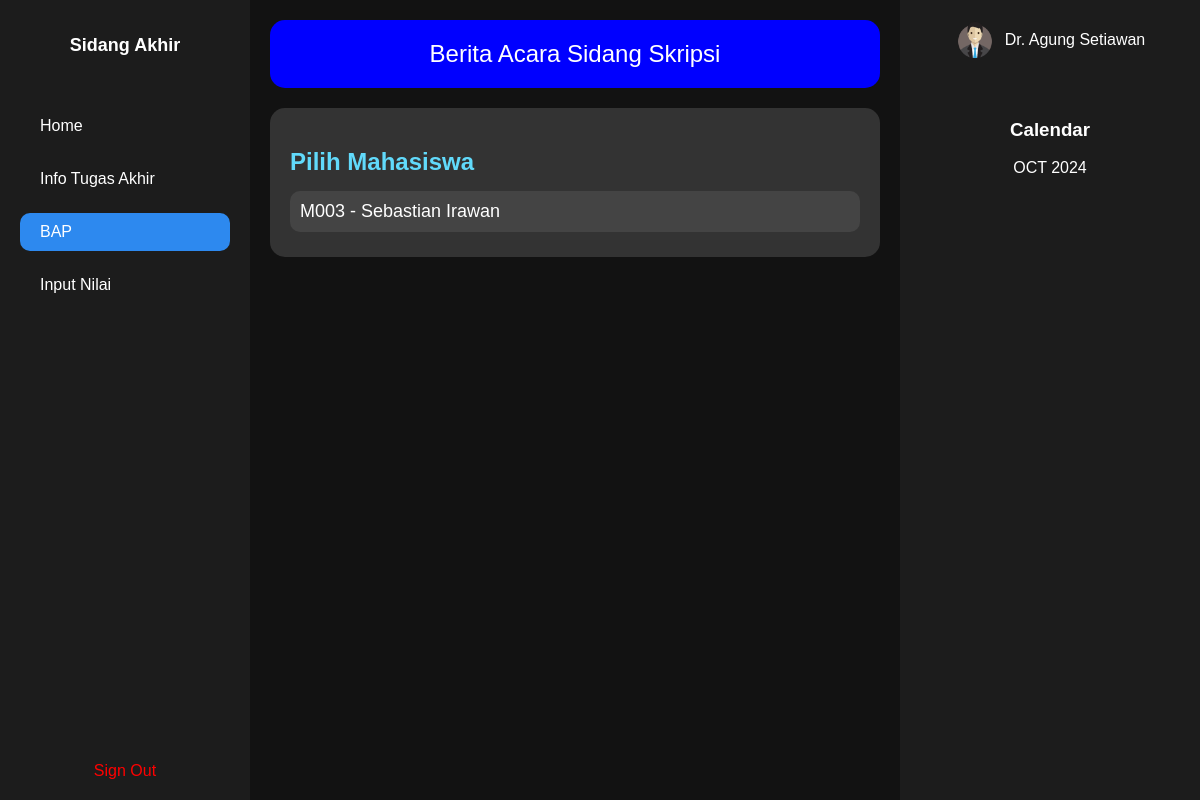
The app's page /penguji/bap (signed in) with its own data.
### tables this page shows
CREATE TABLE Nilai_Koordinator (id_nilai_koordinator INTEGER PRIMARY KEY, nik_koordinator TEXT REFERENCES Koordinator (nik), id_sidang INTEGER REFERENCES Sidang (ID_Sidang), nilai REAL);

CREATE TABLE Mahasiswa (
    npm TEXT PRIMARY KEY,
    nama TEXT NOT NULL,
    jurusan TEXT NOT NULL,
    angkatan INTEGER NOT NULL,
    jenis_ta INTEGER NOT NULL,
    judul_ta TEXT NOT NULL,
    email TEXT NOT NULL,
    password TEXT NOT NULL
);

CREATE TABLE Penguji (
    nik TEXT PRIMARY KEY,
    Nama TEXT NOT NULL,
    Email TEXT NOT NULL UNIQUE,
    Password TEXT NOT NULL
);

### app/routes/penguji.py (the view, shortened to what this page needs)
@penguji_bp.route('/bap', methods=['GET', 'POST'])
def bap():
    nama = session.get('nama', None)
    nik = session.get('id', None)
    if(request.method == 'GET'):
        conn = get_db_connection()
        cursor = conn.cursor()
        cursor.execute("select * from InfoSidang where nik_penguji = ? or nik_penguji2 = ?", (nik, nik,))
        info = cursor.fetchall()
        return render_template('penguji/penguji-bap.html', nama = nama, info=info)

### app/routes/penguji.py (called while the page is built)
def get_db_connection():
    conn = sqlite3.connect('database/database.db')
    conn.row_factory = sqlite3.Row
    return conn

@penguji_bp.before_request
def require_login():
    allowed_routes = ['login', 'static']
    if 'email' not in session and request.endpoint not in allowed_routes:
        return redirect(url_for('login'))

### main.py (called while the page is built)
@app.before_request
def require_login():
    allowed_routes = ['login', 'static']
    if 'email' not in session and request.endpoint not in allowed_routes:
        return redirect(url_for('login'))

### templates/penguji/penguji-bap.html (shortened to what this page needs)
<!DOCTYPE html>
<html lang="en">
<head>
    <link rel="stylesheet" href="{{ url_for('static', filename='css/penguji/penguji-bap.css') }}">
</head>
<body>
    <div id="home">
        {% include 'penguji/fragment/sidebar.html' %}
        <div id="main-side">
            <div id="greeting">Berita Acara Sidang Skripsi</div>
            <div id="student-list">
                <h2>Pilih Mahasiswa</h2>
                {% for sidang in info %}
                <div class="student-item" id="{{sidang.ID_Sidang}}" onclick="selectMahasiswa('{{sidang.nama_mahasiswa}}', '{{sidang.npm_mahasiswa}}','{{sidang.judul_ta}}', '{{sidang.nama_pembimbing}}', '{{sidang.nama_penguji}}', '{{sidang.ID_Sidang}}')">{{sidang.npm_mahasiswa}} - {{sidang.nama_mahasiswa}}</div>
                {% endfor %}
            </div>
        </div>
        {% include 'penguji/fragment/rightbar.html' %}
    </div>
</body>
</html>

### templates/penguji/fragment/rightbar.html (shortened to what this page needs)
<aside class="calendar">
    <div class="user">
      <img src="{{ url_for('static', filename='png/profile-dosen.png') }}" alt="User">
      <span>{{nama}}</span>
    </div>
    <div class="cal-wrapper">
      <h3>Calendar</h3>
      <div class="month">OCT 2024</div>
    </div>
  </aside>

### static/css/penguji/penguji-bap.css (style rules this page uses)
body { font-family: 'Arial', sans-serif; margin: 0; color: #fff; background-color: #121212; display: grid; grid-template-columns: auto; grid-template-rows: auto; height: 100vh; }
#home { display: grid; grid-template-columns: 250px 1fr 300px; grid-template-rows: auto; height: 100%; }
#main-side { padding: 20px; display: flex; flex-direction: column; gap: 20px }
#greeting { font-size: 24px; background-color: blue; color: white; padding: 20px; border-radius: 15px; text-align: center; }
.calendar { background: #1c1c1c; padding: 20px; display: flex; flex-direction: column; align-items: center; }
.calendar .user { display: flex; align-items: center; margin-bottom: 20px; }
.calendar .user img { border-radius: 50%; width: 40px; height: 40px; margin-right: 10px; }
.calendar .cal-wrapper { text-align: center; }
#student-list { background-color: #333; padding: 20px; border-radius: 15px; }
#student-list h2 { margin-bottom: 15px; color: #61dafb; }
.student-item { font-size: 18px; margin: 5px 0; padding: 10px; background-color: #444; border-radius: 10px; cursor: pointer; }

### records on screen
Nilai_Koordinator: npm_mahasiswa "M003", nama_mahasiswa "Sebastian Irawan"
Penguji: Nama "Dr. Agung Setiawan"
